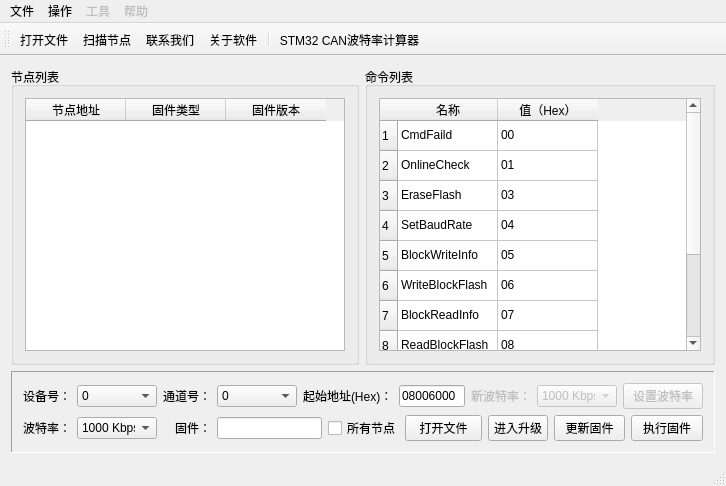
<?xml version="1.0" encoding="UTF-8"?>
<ui version="4.0">
 <class>MainWindow</class>
 <widget class="QMainWindow" name="MainWindow">
  <property name="geometry">
   <rect>
    <x>0</x>
    <y>0</y>
    <width>726</width>
    <height>486</height>
   </rect>
  </property>
  <property name="windowTitle">
   <string>Ginkgo USB-CAN Bootloader V1.1</string>
  </property>
  <property name="windowIcon">
   <iconset resource="image.qrc">
    <normaloff>:/images/easyicon_net.png</normaloff>:/images/easyicon_net.png</iconset>
  </property>
  <widget class="QWidget" name="centralWidget">
   <layout class="QGridLayout" name="gridLayout_4">
    <item row="0" column="0">
     <layout class="QVBoxLayout" name="verticalLayout_2">
      <item>
       <layout class="QHBoxLayout" name="horizontalLayout_8">
        <item>
         <widget class="QGroupBox" name="groupBox">
          <property name="minimumSize">
           <size>
            <width>330</width>
            <height>0</height>
           </size>
          </property>
          <property name="title">
           <string>节点列表</string>
          </property>
          <layout class="QGridLayout" name="gridLayout">
           <item row="0" column="0">
            <widget class="QTableWidget" name="nodeListTableWidget">
             <column>
              <property name="text">
               <string>节点地址</string>
              </property>
             </column>
             <column>
              <property name="text">
               <string>固件类型</string>
              </property>
             </column>
             <column>
              <property name="text">
               <string>固件版本</string>
              </property>
             </column>
            </widget>
           </item>
          </layout>
         </widget>
        </item>
        <item>
         <widget class="QGroupBox" name="groupBox_2">
          <property name="minimumSize">
           <size>
            <width>350</width>
            <height>0</height>
           </size>
          </property>
          <property name="title">
           <string>命令列表</string>
          </property>
          <layout class="QGridLayout" name="gridLayout_2">
           <item row="0" column="0">
            <widget class="QTableWidget" name="cmdListTableWidget">
             <row>
              <property name="text">
               <string>1</string>
              </property>
             </row>
             <row>
              <property name="text">
               <string>2</string>
              </property>
             </row>
             <row>
              <property name="text">
               <string>3</string>
              </property>
             </row>
             <row>
              <property name="text">
               <string>4</string>
              </property>
             </row>
             <row>
              <property name="text">
               <string>5</string>
              </property>
             </row>
             <row>
              <property name="text">
               <string>6</string>
              </property>
             </row>
             <row>
              <property name="text">
               <string>7</string>
              </property>
             </row>
             <row>
              <property name="text">
               <string>8</string>
              </property>
             </row>
             <row>
              <property name="text">
               <string>9</string>
              </property>
             </row>
             <row>
              <property name="text">
               <string>10</string>
              </property>
             </row>
             <row>
              <property name="text">
               <string>11</string>
              </property>
             </row>
             <column>
              <property name="text">
               <string>名称</string>
              </property>
             </column>
             <column>
              <property name="text">
               <string>值（Hex）</string>
              </property>
             </column>
             <item row="0" column="0">
              <property name="text">
               <string>CmdFaild</string>
              </property>
              <property name="flags">
               <set>ItemIsSelectable|ItemIsDragEnabled|ItemIsEnabled</set>
              </property>
             </item>
             <item row="0" column="1">
              <property name="text">
               <string>00</string>
              </property>
             </item>
             <item row="1" column="0">
              <property name="text">
               <string>OnlineCheck</string>
              </property>
              <property name="flags">
               <set>ItemIsSelectable|ItemIsDragEnabled|ItemIsEnabled</set>
              </property>
             </item>
             <item row="1" column="1">
              <property name="text">
               <string>01</string>
              </property>
             </item>
             <item row="2" column="0">
              <property name="text">
               <string>EraseFlash</string>
              </property>
              <property name="flags">
               <set>ItemIsSelectable|ItemIsDragEnabled|ItemIsEnabled</set>
              </property>
             </item>
             <item row="2" column="1">
              <property name="text">
               <string>03</string>
              </property>
             </item>
             <item row="3" column="0">
              <property name="text">
               <string>SetBaudRate</string>
              </property>
              <property name="flags">
               <set>ItemIsSelectable|ItemIsDragEnabled|ItemIsEnabled</set>
              </property>
             </item>
             <item row="3" column="1">
              <property name="text">
               <string>04</string>
              </property>
             </item>
             <item row="4" column="0">
              <property name="text">
               <string>BlockWriteInfo</string>
              </property>
              <property name="flags">
               <set>ItemIsSelectable|ItemIsDragEnabled|ItemIsEnabled</set>
              </property>
             </item>
             <item row="4" column="1">
              <property name="text">
               <string>05</string>
              </property>
             </item>
             <item row="5" column="0">
              <property name="text">
               <string>WriteBlockFlash</string>
              </property>
              <property name="flags">
               <set>ItemIsSelectable|ItemIsDragEnabled|ItemIsEnabled</set>
              </property>
             </item>
             <item row="5" column="1">
              <property name="text">
               <string>06</string>
              </property>
             </item>
             <item row="6" column="0">
              <property name="text">
               <string>BlockReadInfo</string>
              </property>
              <property name="flags">
               <set>ItemIsSelectable|ItemIsDragEnabled|ItemIsEnabled</set>
              </property>
             </item>
             <item row="6" column="1">
              <property name="text">
               <string>07</string>
              </property>
             </item>
             <item row="7" column="0">
              <property name="text">
               <string>ReadBlockFlash</string>
              </property>
              <property name="flags">
               <set>ItemIsSelectable|ItemIsDragEnabled|ItemIsEnabled</set>
              </property>
             </item>
             <item row="7" column="1">
              <property name="text">
               <string>08</string>
              </property>
             </item>
             <item row="8" column="0">
              <property name="text">
               <string>ExcuteApp</string>
              </property>
              <property name="flags">
               <set>ItemIsSelectable|ItemIsDragEnabled|ItemIsEnabled</set>
              </property>
             </item>
             <item row="8" column="1">
              <property name="text">
               <string>09</string>
              </property>
             </item>
             <item row="9" column="0">
              <property name="text">
               <string>EnterUpdateMode</string>
              </property>
              <property name="flags">
               <set>ItemIsSelectable|ItemIsDragEnabled|ItemIsEnabled</set>
              </property>
             </item>
             <item row="9" column="1">
              <property name="text">
               <string>0A</string>
              </property>
             </item>
             <item row="10" column="0">
              <property name="text">
               <string>CmdSuccess</string>
              </property>
              <property name="flags">
               <set>ItemIsSelectable|ItemIsDragEnabled|ItemIsEnabled</set>
              </property>
             </item>
             <item row="10" column="1">
              <property name="text">
               <string>0B</string>
              </property>
             </item>
            </widget>
           </item>
          </layout>
         </widget>
        </item>
       </layout>
      </item>
      <item>
       <widget class="QFrame" name="frame">
        <property name="frameShape">
         <enum>QFrame::Panel</enum>
        </property>
        <property name="frameShadow">
         <enum>QFrame::Sunken</enum>
        </property>
        <layout class="QGridLayout" name="gridLayout_3">
         <item row="0" column="0">
          <layout class="QVBoxLayout" name="verticalLayout">
           <item>
            <layout class="QHBoxLayout" name="horizontalLayout_6">
             <item>
              <layout class="QHBoxLayout" name="horizontalLayout">
               <item>
                <widget class="QLabel" name="label">
                 <property name="text">
                  <string>设备号：</string>
                 </property>
                </widget>
               </item>
               <item>
                <widget class="QComboBox" name="deviceIndexComboBox">
                 <property name="minimumSize">
                  <size>
                   <width>80</width>
                   <height>0</height>
                  </size>
                 </property>
                 <item>
                  <property name="text">
                   <string>0</string>
                  </property>
                 </item>
                 <item>
                  <property name="text">
                   <string>1</string>
                  </property>
                 </item>
                 <item>
                  <property name="text">
                   <string>2</string>
                  </property>
                 </item>
                 <item>
                  <property name="text">
                   <string>3</string>
                  </property>
                 </item>
                 <item>
                  <property name="text">
                   <string>4</string>
                  </property>
                 </item>
                 <item>
                  <property name="text">
                   <string>5</string>
                  </property>
                 </item>
                 <item>
                  <property name="text">
                   <string>6</string>
                  </property>
                 </item>
                 <item>
                  <property name="text">
                   <string>7</string>
                  </property>
                 </item>
                 <item>
                  <property name="text">
                   <string>8</string>
                  </property>
                 </item>
                 <item>
                  <property name="text">
                   <string>9</string>
                  </property>
                 </item>
                </widget>
               </item>
              </layout>
             </item>
             <item>
              <layout class="QHBoxLayout" name="horizontalLayout_2">
               <item>
                <widget class="QLabel" name="label_2">
                 <property name="minimumSize">
                  <size>
                   <width>48</width>
                   <height>0</height>
                  </size>
                 </property>
                 <property name="text">
                  <string>通道号：</string>
                 </property>
                 <property name="alignment">
                  <set>Qt::AlignRight|Qt::AlignTrailing|Qt::AlignVCenter</set>
                 </property>
                </widget>
               </item>
               <item>
                <widget class="QComboBox" name="channelIndexComboBox">
                 <property name="minimumSize">
                  <size>
                   <width>80</width>
                   <height>0</height>
                  </size>
                 </property>
                 <item>
                  <property name="text">
                   <string>0</string>
                  </property>
                 </item>
                 <item>
                  <property name="text">
                   <string>1</string>
                  </property>
                 </item>
                </widget>
               </item>
              </layout>
             </item>
             <item>
              <layout class="QHBoxLayout" name="horizontalLayout_4">
               <item>
                <widget class="QLabel" name="label_4">
                 <property name="text">
                  <string>起始地址(Hex)：</string>
                 </property>
                </widget>
               </item>
               <item>
                <widget class="QLineEdit" name="startAddrLineEdit">
                 <property name="minimumSize">
                  <size>
                   <width>60</width>
                   <height>0</height>
                  </size>
                 </property>
                 <property name="text">
                  <string>08006000</string>
                 </property>
                </widget>
               </item>
              </layout>
             </item>
             <item>
              <layout class="QHBoxLayout" name="horizontalLayout_9">
               <item>
                <widget class="QLabel" name="label_6">
                 <property name="enabled">
                  <bool>false</bool>
                 </property>
                 <property name="text">
                  <string>新波特率：</string>
                 </property>
                </widget>
               </item>
               <item>
                <widget class="QComboBox" name="newBaudRateComboBox">
                 <property name="enabled">
                  <bool>false</bool>
                 </property>
                 <property name="minimumSize">
                  <size>
                   <width>80</width>
                   <height>0</height>
                  </size>
                 </property>
                 <item>
                  <property name="text">
                   <string>1000 Kbps</string>
                  </property>
                 </item>
                 <item>
                  <property name="text">
                   <string>900 Kbps</string>
                  </property>
                 </item>
                 <item>
                  <property name="text">
                   <string>800 Kbps</string>
                  </property>
                 </item>
                 <item>
                  <property name="text">
                   <string>666 Kbps</string>
                  </property>
                 </item>
                 <item>
                  <property name="text">
                   <string>600 Kbps</string>
                  </property>
                 </item>
                 <item>
                  <property name="text">
                   <string>500 Kbps</string>
                  </property>
                 </item>
                 <item>
                  <property name="text">
                   <string>400 Kbps</string>
                  </property>
                 </item>
                 <item>
                  <property name="text">
                   <string>300 Kbps</string>
                  </property>
                 </item>
                 <item>
                  <property name="text">
                   <string>250 Kbps</string>
                  </property>
                 </item>
                 <item>
                  <property name="text">
                   <string>225 Kbps</string>
                  </property>
                 </item>
                 <item>
                  <property name="text">
                   <string>200 Kbps</string>
                  </property>
                 </item>
                 <item>
                  <property name="text">
                   <string>160 Kbps</string>
                  </property>
                 </item>
                 <item>
                  <property name="text">
                   <string>150 Kbps</string>
                  </property>
                 </item>
                 <item>
                  <property name="text">
                   <string>144 Kbps</string>
                  </property>
                 </item>
                 <item>
                  <property name="text">
                   <string>125 Kbps</string>
                  </property>
                 </item>
                 <item>
                  <property name="text">
                   <string>120 Kbps</string>
                  </property>
                 </item>
                 <item>
                  <property name="text">
                   <string>100 Kbps</string>
                  </property>
                 </item>
                 <item>
                  <property name="text">
                   <string>90 Kbps</string>
                  </property>
                 </item>
                 <item>
                  <property name="text">
                   <string>80 Kbps</string>
                  </property>
                 </item>
                 <item>
                  <property name="text">
                   <string>75 Kbps</string>
                  </property>
                 </item>
                 <item>
                  <property name="text">
                   <string>60 Kbps</string>
                  </property>
                 </item>
                 <item>
                  <property name="text">
                   <string>50 Kbps</string>
                  </property>
                 </item>
                 <item>
                  <property name="text">
                   <string>40 Kbps</string>
                  </property>
                 </item>
                 <item>
                  <property name="text">
                   <string>30 Kbps</string>
                  </property>
                 </item>
                 <item>
                  <property name="text">
                   <string>20 Kbps</string>
                  </property>
                 </item>
                </widget>
               </item>
              </layout>
             </item>
             <item>
              <widget class="QPushButton" name="setbaudRatePushButton">
               <property name="enabled">
                <bool>false</bool>
               </property>
               <property name="minimumSize">
                <size>
                 <width>80</width>
                 <height>0</height>
                </size>
               </property>
               <property name="text">
                <string>设置波特率</string>
               </property>
              </widget>
             </item>
            </layout>
           </item>
           <item>
            <layout class="QHBoxLayout" name="horizontalLayout_7">
             <item>
              <layout class="QHBoxLayout" name="horizontalLayout_3">
               <item>
                <widget class="QLabel" name="label_3">
                 <property name="text">
                  <string>波特率：</string>
                 </property>
                </widget>
               </item>
               <item>
                <widget class="QComboBox" name="baudRateComboBox">
                 <property name="minimumSize">
                  <size>
                   <width>80</width>
                   <height>0</height>
                  </size>
                 </property>
                 <property name="currentText">
                  <string>500 Kbps</string>
                 </property>
                 <item>
                  <property name="text">
                   <string>1000 Kbps</string>
                  </property>
                 </item>
                 <item>
                  <property name="text">
                   <string>900 Kbps</string>
                  </property>
                 </item>
                 <item>
                  <property name="text">
                   <string>800 Kbps</string>
                  </property>
                 </item>
                 <item>
                  <property name="text">
                   <string>666 Kbps</string>
                  </property>
                 </item>
                 <item>
                  <property name="text">
                   <string>600 Kbps</string>
                  </property>
                 </item>
                 <item>
                  <property name="text">
                   <string>500 Kbps</string>
                  </property>
                 </item>
                 <item>
                  <property name="text">
                   <string>400 Kbps</string>
                  </property>
                 </item>
                 <item>
                  <property name="text">
                   <string>300 Kbps</string>
                  </property>
                 </item>
                 <item>
                  <property name="text">
                   <string>250 Kbps</string>
                  </property>
                 </item>
                 <item>
                  <property name="text">
                   <string>225 Kbps</string>
                  </property>
                 </item>
                 <item>
                  <property name="text">
                   <string>200 Kbps</string>
                  </property>
                 </item>
                 <item>
                  <property name="text">
                   <string>160 Kbps</string>
                  </property>
                 </item>
                 <item>
                  <property name="text">
                   <string>150 Kbps</string>
                  </property>
                 </item>
                 <item>
                  <property name="text">
                   <string>144 Kbps</string>
                  </property>
                 </item>
                 <item>
                  <property name="text">
                   <string>125 Kbps</string>
                  </property>
                 </item>
                 <item>
                  <property name="text">
                   <string>120 Kbps</string>
                  </property>
                 </item>
                 <item>
                  <property name="text">
                   <string>100 Kbps</string>
                  </property>
                 </item>
                 <item>
                  <property name="text">
                   <string>90 Kbps</string>
                  </property>
                 </item>
                 <item>
                  <property name="text">
                   <string>80 Kbps</string>
                  </property>
                 </item>
                 <item>
                  <property name="text">
                   <string>75 Kbps</string>
                  </property>
                 </item>
                 <item>
                  <property name="text">
                   <string>60 Kbps</string>
                  </property>
                 </item>
                 <item>
                  <property name="text">
                   <string>50 Kbps</string>
                  </property>
                 </item>
                 <item>
                  <property name="text">
                   <string>40 Kbps</string>
                  </property>
                 </item>
                 <item>
                  <property name="text">
                   <string>30 Kbps</string>
                  </property>
                 </item>
                 <item>
                  <property name="text">
                   <string>20 Kbps</string>
                  </property>
                 </item>
                </widget>
               </item>
              </layout>
             </item>
             <item>
              <layout class="QHBoxLayout" name="horizontalLayout_5">
               <item>
                <widget class="QLabel" name="label_5">
                 <property name="minimumSize">
                  <size>
                   <width>48</width>
                   <height>0</height>
                  </size>
                 </property>
                 <property name="text">
                  <string>固件：</string>
                 </property>
                 <property name="alignment">
                  <set>Qt::AlignRight|Qt::AlignTrailing|Qt::AlignVCenter</set>
                 </property>
                </widget>
               </item>
               <item>
                <widget class="QLineEdit" name="firmwareLineEdit"/>
               </item>
               <item>
                <widget class="QCheckBox" name="allNodeCheckBox">
                 <property name="minimumSize">
                  <size>
                   <width>60</width>
                   <height>0</height>
                  </size>
                 </property>
                 <property name="text">
                  <string>所有节点</string>
                 </property>
                </widget>
               </item>
               <item>
                <widget class="QPushButton" name="openFirmwareFilePushButton">
                 <property name="minimumSize">
                  <size>
                   <width>60</width>
                   <height>0</height>
                  </size>
                 </property>
                 <property name="text">
                  <string>打开文件</string>
                 </property>
                </widget>
               </item>
              </layout>
             </item>
             <item>
              <widget class="QPushButton" name="enterUpdatePushButton">
               <property name="minimumSize">
                <size>
                 <width>60</width>
                 <height>0</height>
                </size>
               </property>
               <property name="maximumSize">
                <size>
                 <width>40</width>
                 <height>16777215</height>
                </size>
               </property>
               <property name="text">
                <string>进入升级</string>
               </property>
              </widget>
             </item>
             <item>
              <widget class="QPushButton" name="updateFirmwarePushButton">
               <property name="minimumSize">
                <size>
                 <width>60</width>
                 <height>0</height>
                </size>
               </property>
               <property name="maximumSize">
                <size>
                 <width>16777215</width>
                 <height>16777215</height>
                </size>
               </property>
               <property name="text">
                <string>更新固件</string>
               </property>
              </widget>
             </item>
             <item>
              <widget class="QPushButton" name="executeFirmwarePushButton">
               <property name="minimumSize">
                <size>
                 <width>60</width>
                 <height>0</height>
                </size>
               </property>
               <property name="text">
                <string>执行固件</string>
               </property>
              </widget>
             </item>
            </layout>
           </item>
          </layout>
         </item>
        </layout>
       </widget>
      </item>
     </layout>
    </item>
   </layout>
  </widget>
  <widget class="QMenuBar" name="menuBar">
   <property name="geometry">
    <rect>
     <x>0</x>
     <y>0</y>
     <width>726</width>
     <height>23</height>
    </rect>
   </property>
   <widget class="QMenu" name="menu">
    <property name="title">
     <string>文件</string>
    </property>
    <addaction name="openFirmwareFileAction"/>
    <addaction name="exitAction"/>
   </widget>
   <widget class="QMenu" name="menu_2">
    <property name="title">
     <string>操作</string>
    </property>
    <addaction name="scanNodeAction"/>
   </widget>
   <widget class="QMenu" name="menu_3">
    <property name="enabled">
     <bool>false</bool>
    </property>
    <property name="title">
     <string>帮助</string>
    </property>
    <addaction name="contactUsAction"/>
    <addaction name="aboutAction"/>
   </widget>
   <widget class="QMenu" name="menu_4">
    <property name="enabled">
     <bool>false</bool>
    </property>
    <property name="title">
     <string>工具</string>
    </property>
    <addaction name="actionCAN_BaudRateCalculator"/>
   </widget>
   <addaction name="menu"/>
   <addaction name="menu_2"/>
   <addaction name="menu_4"/>
   <addaction name="menu_3"/>
  </widget>
  <widget class="QToolBar" name="mainToolBar">
   <attribute name="toolBarArea">
    <enum>TopToolBarArea</enum>
   </attribute>
   <attribute name="toolBarBreak">
    <bool>false</bool>
   </attribute>
   <addaction name="openFirmwareFileAction"/>
   <addaction name="scanNodeAction"/>
   <addaction name="contactUsAction"/>
   <addaction name="aboutAction"/>
   <addaction name="separator"/>
   <addaction name="actionCAN_BaudRateCalculator"/>
  </widget>
  <widget class="QStatusBar" name="statusBar"/>
  <action name="exitAction">
   <property name="icon">
    <iconset resource="image.qrc">
     <normaloff>:/images/gif_48_026.gif</normaloff>:/images/gif_48_026.gif</iconset>
   </property>
   <property name="text">
    <string>退出</string>
   </property>
  </action>
  <action name="scanNodeAction">
   <property name="icon">
    <iconset resource="image.qrc">
     <normaloff>:/images/gif_48_086.gif</normaloff>:/images/gif_48_086.gif</iconset>
   </property>
   <property name="text">
    <string>扫描节点</string>
   </property>
  </action>
  <action name="contactUsAction">
   <property name="icon">
    <iconset resource="image.qrc">
     <normaloff>:/images/gif_48_079.gif</normaloff>:/images/gif_48_079.gif</iconset>
   </property>
   <property name="text">
    <string>联系我们</string>
   </property>
   <property name="visible">
    <bool>false</bool>
   </property>
  </action>
  <action name="aboutAction">
   <property name="icon">
    <iconset resource="image.qrc">
     <normaloff>:/images/gif_48_052.gif</normaloff>:/images/gif_48_052.gif</iconset>
   </property>
   <property name="text">
    <string>关于软件</string>
   </property>
   <property name="visible">
    <bool>false</bool>
   </property>
  </action>
  <action name="openFirmwareFileAction">
   <property name="icon">
    <iconset resource="image.qrc">
     <normaloff>:/images/gif_48_045.gif</normaloff>:/images/gif_48_045.gif</iconset>
   </property>
   <property name="text">
    <string>打开文件</string>
   </property>
  </action>
  <action name="actionCAN_BaudRateCalculator">
   <property name="icon">
    <iconset resource="image.qrc">
     <normaloff>:/images/calculator.ico</normaloff>:/images/calculator.ico</iconset>
   </property>
   <property name="text">
    <string>STM32 CAN波特率计算器</string>
   </property>
   <property name="visible">
    <bool>false</bool>
   </property>
  </action>
 </widget>
 <layoutdefault spacing="6" margin="11"/>
 <resources>
  <include location="image.qrc"/>
 </resources>
 <connections/>
</ui>
